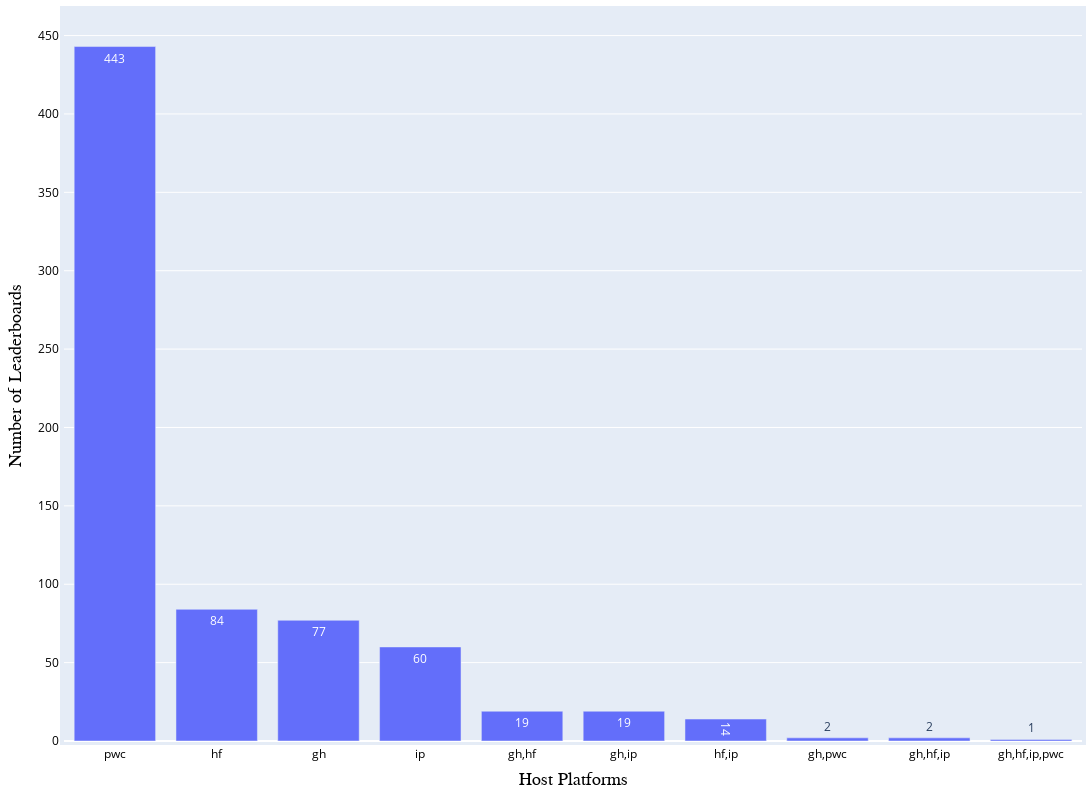

Notebook source saved alongside this figure:
### Code cell
leaderboard_hosted_on_multiple_platforms = 0
leaderboard_without_model_linkage = 0
leaderboard_host_platform_mapping = defaultdict(int)

df_leaderboard_expanded = pd.read_csv(path_meta / 'leaderboard_processed.csv')
df_leaderboard_expanded['Development workflows (non-pwc)'] = df_leaderboard_expanded['Development workflows (non-pwc)'].astype(str).apply(string_to_list)
df_leaderboard_expanded['Display formats (non-pwc)'] = df_leaderboard_expanded['Display formats (non-pwc)'].apply(lambda x: string_to_dict(x, list_format=True))
df_leaderboard_expanded['Publication venues (non-pwc)'] = df_leaderboard_expanded['Publication venues (non-pwc)'].apply(string_to_list)
df_leaderboard_expanded['Release organizations (non-pwc)'] = df_leaderboard_expanded['Release organizations (non-pwc)'].apply(string_to_list)

df_leaderboard_expanded['Display formats'] = [[] for _ in range(len(df_leaderboard_expanded))]
df_leaderboard_expanded['Development workflows'] = [[] for _ in range(len(df_leaderboard_expanded))]
df_leaderboard_expanded['Release organizations'] = [[] for _ in range(len(df_leaderboard_expanded))]

for index, row in df_leaderboard_expanded.iterrows():
    display_formats = set(row['Display formats (non-pwc)'])
    publishers = publisher_synonyms_mapping(row['Release organizations (non-pwc)'])
    workflows = set(row['Development workflows (non-pwc)'])
        
    for platform in row['Platforms'].split(','):
        leaderboard_host_platform_mapping[platform] += 1
            
    if len(row['Platforms'].split(',')) > 1:
        leaderboard_hosted_on_multiple_platforms += 1
        
    if row['Platforms'] == 'pwc':
        publishers.add('Papers With Code')
            
    if 'pwc' in row['Platforms']:
        display_formats = display_formats.union(display_format_pwc)
        workflows = workflows.union(workflow_pwc)
    elif pd.isna(row['Model linkage (non-pwc)']):
        leaderboard_without_model_linkage += 1

    df_leaderboard_expanded.at[index, 'Display formats'] = list(display_formats)
    df_leaderboard_expanded.at[index, 'Development workflows'] = list(workflows)
    df_leaderboard_expanded.at[index, 'Release organizations'] = list(publishers)

df_leaderboard_expanded.to_csv(path_meta / 'leaderboard_processed.csv', index=False)

print(f"Total number of leaderboards: {len(df_leaderboard_expanded)}")
print(f"{round(leaderboard_without_model_linkage/len(df_leaderboard_expanded)*100,2)}% ({leaderboard_without_model_linkage} out of {len(df_leaderboard_expanded)}) leaderboards do not have any model provenence links.")
print(f"{round(leaderboard_hosted_on_multiple_platforms/len(df_leaderboard_expanded)*100,2)}% ({leaderboard_hosted_on_multiple_platforms} out of {len(df_leaderboard_expanded)}) leaderboards are hosted on multiple platforms.")

leaderboard_distribution = df_leaderboard_expanded['Platforms'].value_counts().to_dict()

fig = px.bar(
    x=leaderboard_distribution.keys(),
    y=leaderboard_distribution.values(),
    text_auto=True,
    labels={'x': 'Host Platforms', 'y': 'Number of Leaderboards'},
)
# Update the layout for a tighter look
fig.update_layout(
    autosize=True,
    margin=dict(
        l=10,  # Left margin
        r=10,  # Right margin
        b=10,  # Bottom margin
        t=10,  # Top margin
        pad=4  # Padding between the plot and the margin
    ),
    xaxis=dict(title_font=dict(size=18, family='Arial, bold', color='black'),tickfont=dict(color='black')),
    yaxis=dict(title_font=dict(size=18, family='Arial, bold', color='black'),tickfont=dict(color='black')),
)
pio.write_image(fig, f'{path_meta}/platform-combo-distribution.pdf')
fig.update_layout(
    width=1200,  # Set the width of the figure
    height=800,  # Set the height of the figure
)
fig.show()

for key, value in leaderboard_host_platform_mapping.items():
    print(f"{key.upper()}: {value} ({round(value/len(df_leaderboard_expanded)*100,2)}%)")

### Figure 1 — Plotly figure (JSON) as saved in the notebook; plotly's stock layout.template omitted (floating-point values rounded to 4 significant figures)
{"data": [{"alignmentgroup": "True", "hovertemplate": "Host Platforms=%{x}<br>Number of Leaderboards=%{y}<extra></extra>", "legendgroup": "", "marker": {"color": "#636efa", "pattern": {"shape": ""}}, "name": "", "offsetgroup": "", "orientation": "v", "showlegend": false, "textposition": "auto", "texttemplate": "%{y}", "type": "bar", "x": ["pwc", "hf", "gh", "ip", "gh,hf", "gh,ip", "hf,ip", "gh,pwc", "gh,hf,ip", "gh,hf,ip,pwc"], "xaxis": "x", "y": [443, 84, 77, 60, 19, 19, 14, 2, 2, 1], "yaxis": "y"}], "layout": {"autosize": true, "barmode": "relative", "height": 800, "legend": {"tracegroupgap": 0}, "margin": {"b": 10, "l": 10, "pad": 4, "r": 10, "t": 10}, "width": 1200, "xaxis": {"anchor": "y", "domain": [0, 1], "tickfont": {"color": "black"}, "title": {"font": {"color": "black", "family": "Arial, bold", "size": 18}, "text": "Host Platforms"}}, "yaxis": {"anchor": "x", "domain": [0, 1], "tickfont": {"color": "black"}, "title": {"font": {"color": "black", "family": "Arial, bold", "size": 18}, "text": "Number of Leaderboards"}}}}
